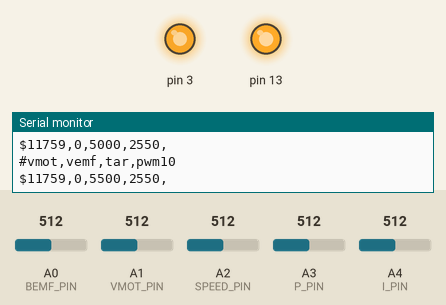
A sketch run on a simulated Arduino Uno, built with avr-gcc and run on an emulated ATmega328P. Shown: output pins drawn as LEDs (lit = HIGH), the last lines printed to the serial monitor. Inputs (shaded band) come from the test bench; at power-on: A2 (SPEED_PIN) = 512, A1 (VMOT_PIN) = 512, A0 (BEMF_PIN) = 512, A3 (P_PIN) = 512, A4 (I_PIN) = 512.

Above: at 1.2 s.
1.3 s: A2 (SPEED_PIN) set to 992
At 2.68 s:
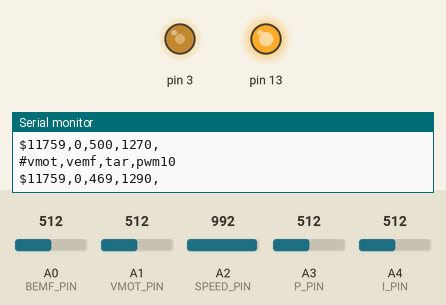
4.3 s: A1 (VMOT_PIN) set to 716
At 5.6 s:
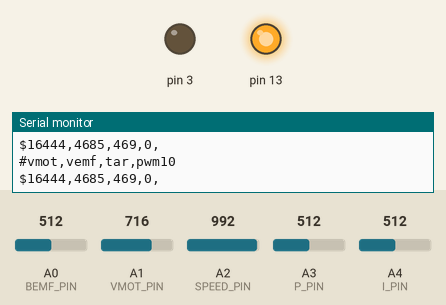
5.9 s: A0 (BEMF_PIN) set to 716
At 6.54 s:
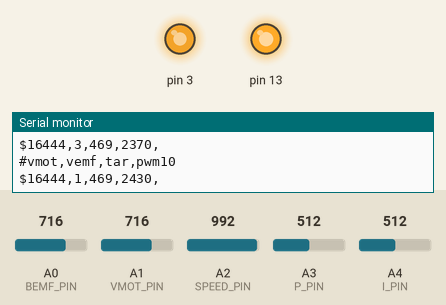
8.9 s: A3 (P_PIN) set to 992
11.9 s: A1 (VMOT_PIN) set to 140
14.9 s: A1 (VMOT_PIN) set to 117
Timing chart, 0 to 17.4 s (numbered marks = the images above; inputs shaded):
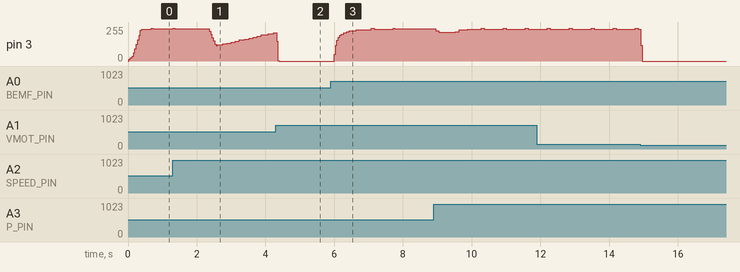

The sketch:

DrillPID2.ino
```cpp
#include <Arduino.h>

// =========================== CONFIG ===========================
#define MAX_TARGET_EMF 15500  // для proxxon Vmax=18V. максимальный целевой BEMF [мВ]
#define DIV_R1 10000          // верхнее плечо делителя [Ом]
#define DIV_R2 2700           // нижнее плечо делителя [Ом] для Vin=20V
#define PID_DIVIDER 4000.0    // делитель коэффициентов (выход ацп 0-1023 делится на него)

// system
#define MIN_TARGET_EMF 200  // минимальный целевой BEMF [мВ]
#define REF1_1 1100         // напряжение опорного 1.1V [мВ]
#define MIN_VMOT 3000       // минимальное питание [мВ]
#define CTRL_PRD 20         // период управления [мс]
#define WAIT_ADC 800        // ожидание после отключения ШИМ [мкс]
#define SMOOTH_STEP 100     // изменение целевой BEMF за период [мВ]

// пины
#define BEMF_PIN A0   // пин измерения BEMF
#define VMOT_PIN A1   // пин измерения питания
#define SPEED_PIN A2  // пин скорости
#define P_PIN A3      // пин P
#define I_PIN A4      // пин I

// =========================== DATA ===========================
int vref;        // реф напряжение
int target = 0;  // таргет emf
int pwm = 0;     // текущий шим

// ========================== IntEMA ==========================
template<typename T>
class IntEMA {
public:
  // k2 - коэффициент как степень двойки
  T filter(T val, uint8_t k2) {
    T sum = (val - _filt) + _err;
    T div = sum >> k2;
    _err = sum - (div << k2);
    return _filt += div;
  }

  void init(T val) {
    _filt = val;
    _err = 0;
  }

  T get() {
    return _filt;
  }

  operator T() {
    return _filt;
  }

private:
  T _filt = 0, _err = 0;
};

IntEMA<int> vmot;
IntEMA<int> vemf;
IntEMA<int> a_tar;
IntEMA<int> a_p;
IntEMA<int> a_i;

// =========================== PIreg ===========================
// ПИ регулятор
class PIreg {
public:
  float Kp = 0;
  float Ki = 0;
  float integral = 0;

  int compute(int input, int setpoint, int feedforward, float dt) {
    float error = setpoint - input;
    float nextIntegral = integral + error * Ki * dt;
    float output = feedforward + error * Kp + nextIntegral;

    if (!((output > 255 && error > 0) || (output < 0 && error < 0))) {
      integral = nextIntegral;
    }

    return constrain(output, 0, 255);
  }
};

PIreg pi;

// =========================== FUNC ===========================

// ШИМ 16 кГц "8 Бит" на пине 3
void setPWM(uint8_t duty) {
  TCCR2A = 1 << COM2B1 | 1 << WGM21 | 1 << WGM20;
  TCCR2B = (1 << WGM22) | 0b010;
  OCR2A = (F_CPU / (16000UL * 8)) - 1;
  if (duty == 0) {
    bitClear(TCCR2A, COM2B1);
    digitalWrite(3, LOW);
  } else {
    bitSet(TCCR2A, COM2B1);
    OCR2B = map(duty, 0, 255, 0, OCR2A);
  }
}

// чтение напряжения питания, мв
uint16_t readVCC(uint16_t ref1v1) {
  uint8_t muxt = ADMUX;
  ADMUX = _BV(REFS0) | _BV(MUX3) | _BV(MUX2) | _BV(MUX1);
  delay(1);
  ADCSRA |= _BV(ADSC);
  while (bit_is_set(ADCSRA, ADSC))
    ;
  uint16_t vcc = ref1v1 * 1023ul / ADC;
  ADMUX = muxt;
  return vcc;
}

// чтение с делителя напряжения, мв
uint16_t readDivider(uint8_t apin) {
  uint32_t pinMv = (uint32_t)analogRead(apin) * vref / 1024;
  return pinMv * (DIV_R1 + DIV_R2) / DIV_R2;
}

// измерение BEFM и управление
void control() {
  static uint32_t tmr;
  if (millis() - tmr < CTRL_PRD) return;
  tmr = millis();

  // измеряем bemf
  setPWM(0);
  delayMicroseconds(WAIT_ADC);

  int rawVmot = readDivider(VMOT_PIN);
  int rawMotor = readDivider(BEMF_PIN);
  int rawBemf = rawVmot - rawMotor;

  // пока считаем математику, возвращаем старый PWM
  if (rawVmot > MIN_VMOT) setPWM(pwm);

  vmot.filter(rawVmot, 2);
  vemf.filter(rawBemf, 2);
  a_tar.filter(1023 - analogRead(SPEED_PIN), 3);
  a_p.filter(1023 - analogRead(P_PIN), 3);
  a_i.filter(1023 - analogRead(I_PIN), 3);

  int newTarget = (long)a_tar.get() * MAX_TARGET_EMF / 1024;

  pi.Kp = a_p.get() / PID_DIVIDER;
  pi.Ki = a_i.get() / PID_DIVIDER;

  if (rawVmot <= MIN_VMOT || newTarget < MIN_TARGET_EMF) {
    pi.integral = 0;
    target = 0;
    pwm = 0;
    setPWM(0);
    return;
  }

  // плавное изменение таргета
  target += constrain(newTarget - target, -SMOOTH_STEP, SMOOTH_STEP);

  // расчётный ШИМ
  int feedforward = (long)target * 255 / vmot.get();

  // ПИД
  pwm = pi.compute(vemf.get(), target, feedforward, CTRL_PRD / 1000.0f);

  setPWM(pwm);
}

// лог
void log() {
  static uint32_t tmr;
  if (millis() - tmr < 100) return;

  tmr = millis();
  Serial.println("#vmot,vemf,tar,pwm10");
  Serial.print('$');
  Serial.print(vmot.get());
  //Serial.print(0);
  Serial.print(',');
  Serial.print(vemf.get());
  //Serial.print(0);
  Serial.print(',');
  Serial.print(target);
  //Serial.print(0);
  Serial.print(',');
  Serial.print(pwm * 10);
  //Serial.print(0);
  Serial.print(',');
  //Serial.print(analogRead(SPEED_PIN));
  Serial.println();
}

void setup() {
  Serial.begin(115200);
  vref = readVCC(REF1_1);
  pinMode(3, OUTPUT);

  pinMode(13, OUTPUT);
  digitalWrite(13, HIGH);	//Индикатор работы D13
}

void loop() {
  control();
  log();
}
```
